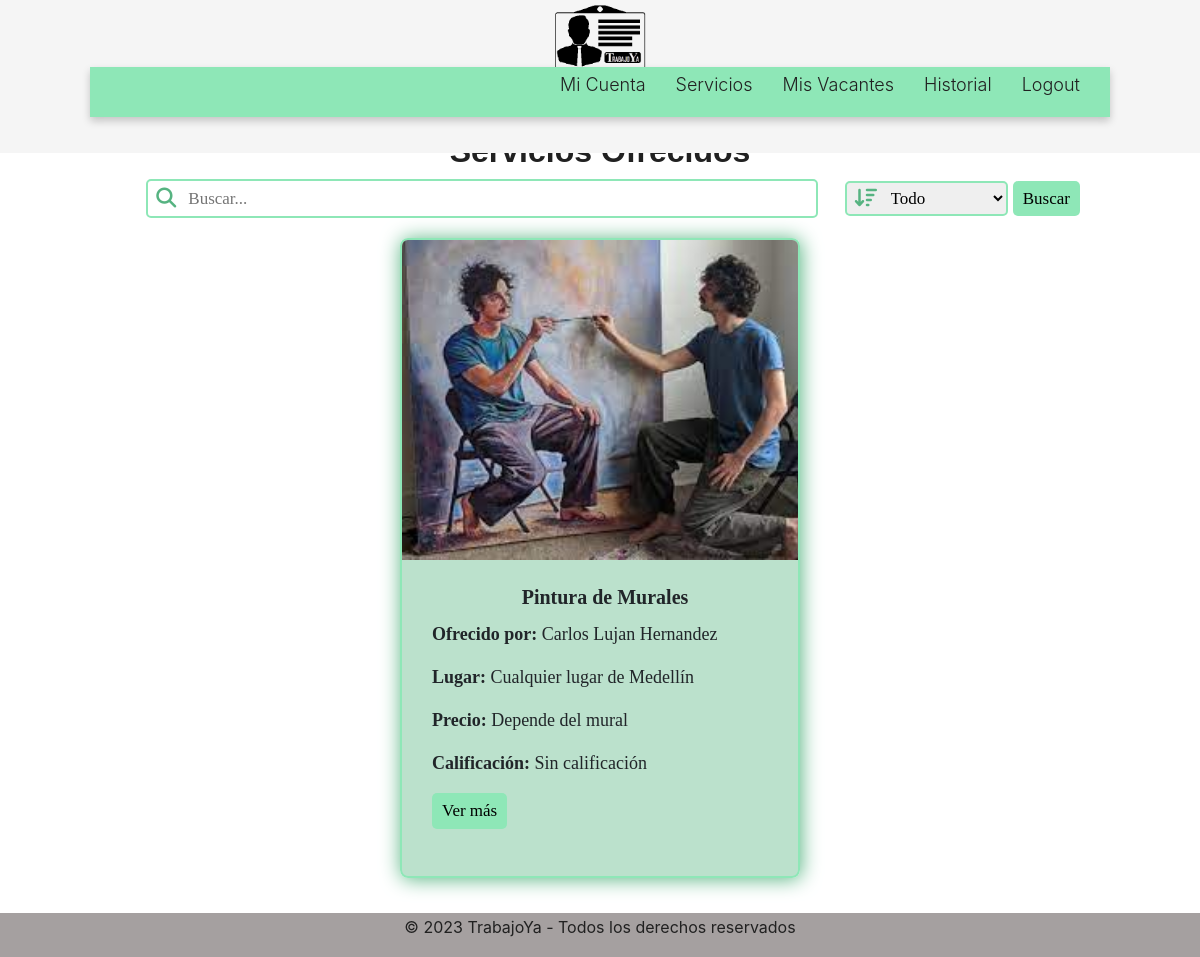
The app's page /empleador/verOfertasEmpleador/ with its own data.
### trabajador/models.py (models this page shows)
class ofertaServicio(models.Model):
    servicio = models.CharField(blank= False, max_length=200)
    disponibilidad = models.CharField(blank= False, max_length=200)
    restricciones = models.TextField(blank= False, max_length=500)
    lugar = models.TextField(blank= False, max_length=80)
    precio = models.CharField(blank= False, max_length=30)
    trabajador = models.ForeignKey(Trabajador_, on_delete=models.CASCADE,null=True, blank=True)
    sigue = models.BooleanField(default=False)
    calificacion_promedio= models.DecimalField(max_digits=3, decimal_places=2, default=0.0)

### cuenta/models.py (models this page shows, shortened)
class Trabajador(models.Model):
    usuario = models.OneToOneField(Usuario, on_delete=models.CASCADE, primary_key=True, related_name='trabajador')
    foto= models.ImageField(upload_to='images/')
    identificacion = models.CharField(max_length=10, validators=[validar_numero])
    nombre = models.CharField(max_length=50)
    apellidos = models.CharField(max_length=50)
    fecha_nacimiento = models.DateField(validators=[validar_edad])
    celular = models.CharField(max_length=50, validators=[validar_numero])
    habilidades= models.CharField(max_length=50)
    experiencia= models.CharField(max_length=50)

### empleador/views.py (the view, shortened to what this page needs)
# urls.py: path('verOfertasEmpleador/', views.verOfertasEmpleador, name='verOfertasEmpleador'),
def verOfertasEmpleador(request):
    ofertas = ofertaServicio.objects.all()
    terminoBusqueda = request.GET.get('terminoBusqueda')
    filtro = request.GET.get('filtroBusqueda')
    return render(request, 'ofertasEmpleador.html', {'ofertas': ofertas})

### empleador/templates/ofertasEmpleador.html (shortened to what this page needs)
<!DOCTYPE html>
{% extends 'baseEmpleador.html' %}
{% load static %}
    {% block additional_styles %}
    <link rel="stylesheet" href="https://cdn.jsdelivr.net/npm/bootstrap@4.0.0/dist/css/bootstrap.min.css">
    <link rel="stylesheet" href="{% static 'css\empleador\ofertasEmpleador.css' %}">
    {% endblock additional_styles %}
        {% block content %}
        <div class="titulo">
            <h2>Servicios Ofrecidos</h2>
        </div>
        <form action="" class="barraBusqueda">
            <div class="grupoBusqueda">
                <i class="fa-solid fa-magnifying-glass"></i>
                <input type="text" class="controlFormulario" name="terminoBusqueda" placeholder="Buscar...">
            </div>
            <div class="filtro">
                <i class="fa-solid fa-arrow-down-wide-short"></i>
                <select class="controlFormulario" name="filtroBusqueda">
                    <option value="todo">Todo</option>
                </select>
            </div>
            <button type="submit" class="btn">Buscar</button>
        </form>
        <div class="listaOfertas">
            {% for oferta in ofertas %}
            {% if oferta.sigue %}
            <div class="cartaOfertas" style="width: 25rem;">
                <img class="card-img-top" src="{{ oferta.trabajador.foto.url }}" alt="Card image cap">
                <div class="card-body">
                  <h5 class="card-title" style="text-align: center; font-weight: bold;">{{ oferta.servicio }}</h5>
                    <p><strong>Ofrecido por: </strong> {{ oferta.trabajador.nombre }} {{oferta.trabajador.apellidos}}</p>
                    <p><strong>Lugar: </strong> {{ oferta.lugar }} </p>
                    <p><strong>Precio: </strong> {{ oferta.precio }} </p>
                    {% if oferta.calificacion_promedio == 0.0 %}
                        <p><strong>Calificación: </strong> Sin calificación</p>
                    {% else %}
                        <p><strong>Calificación: </strong>{{oferta.calificacion_promedio}}</p>
                    {% endif %}
                  <a href="{% url 'masInfo' ofertaID=oferta.id %}" class="btn btn-primary">Ver más</a>
                </div>
              </div>
              {% endif %}
            {% endfor %}
        </div>
        {% endblock content %}

### static/css/empleador/baseEmpleador.css (style rules this page uses)
html { font-family: "Poppins", sans-serif; line-height: 1.15; -webkit-text-size-adjust: 100%; -webkit-tap-highlight-color: rgba(0, 0, 0, 0); }
body { margin: 0; font-size: 1rem; line-height: 1.5; text-align: left; }

### static/css/empleador/ofertasEmpleador.css (style rules this page uses)
h2 { font-size: xx-large; color: #212121; text-align: center; font-weight: bold; }
.titulo { text-align: center; align-content: center; }
.card-img-top { object-fit: cover; width: 25rem; height: 20rem; }
.grupoBusqueda { align-items: center; margin: auto; width: 70%; position: relative; }
.fa-magnifying-glass { position: absolute; left: 10px; top: 50%; font-size: 20px; color: #56b381; transform: translateX(-10px); transform: translateY(-10px); }
.fa-arrow-down-wide-short { position: absolute; left: 10px; top: 50%; font-size: 20px; color: #56b381; transform: translateX(-10px); transform: translateY(-10px); }
.barraBusqueda { font-family: 'Candara', sans-serif; display: flex; align-items: center; width: 80%; margin: auto; }
.controlFormulario { padding: 5px 10px; font-size: 17px; border-radius: 5px; width: 100%; font-family:'Candara'; border: 2px solid #8ee7b7; padding-left: 40px; }
.filtro { position: relative; width: 17%; margin-right: 5px; }
.btn { padding: 5px 10px; font-size: 17px; text-decoration: none; background-color: #8ee7b7; color: #000000; border: none; border-radius: 5px; cursor: pointer; font-family:"Candara"; }
.listaOfertas { padding: 0 10px; display: flex; flex-wrap: wrap; justify-content: center; }
.cartaOfertas { border-radius: 8px; box-shadow: 1px 1px 20px #56b381; overflow: hidden; height: min-content; min-height: 40rem; margin: 20px; float: left; padding: auto; transition: transform 0.3s ease; background-color: rgba(86, 179, 129, 0.4); border: 2px solid #8ee7b7; }
.card-body { margin: 0 0 3px; margin-left: 10px; margin-top: 5px; text-align: left; font-size: large; font-family: 'Candara'; }

### records on screen
ofertaServicio: trabajador.foto (picture), servicio "Pintura de Murales", trabajador.nombre "Carlos", trabajador.apellidos "Lujan Hernandez", lugar "Cualquier lugar de Medellín", precio "Depende del mural", shows "Calificación:", calificacion_promedio "Sin calificación"
